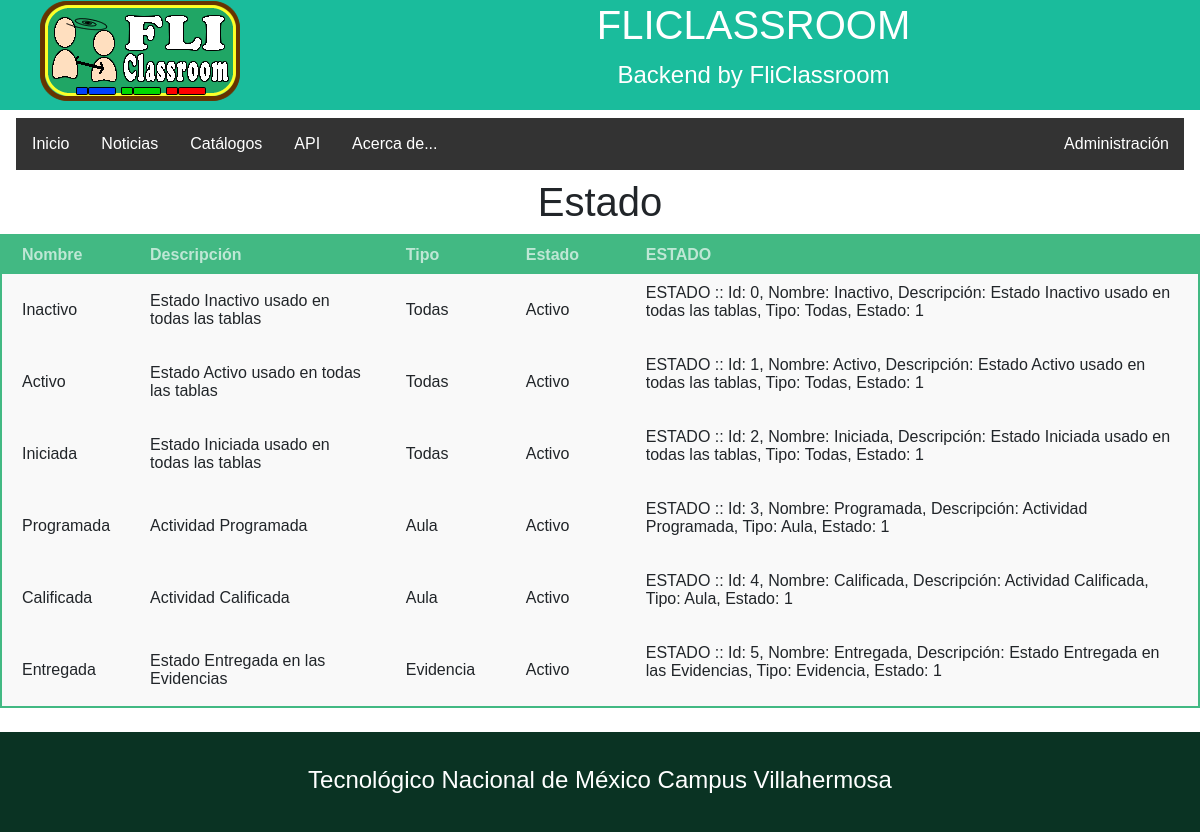
/estado/, run on the app's committed database.
### backend/models.py (models this page shows, shortened)
class Estado(models.Model):
   est_id          =models.AutoField    ("Id"          , primary_key=True, unique=True)
   est_nombre      =models.CharField    ("Nombre"      , max_length=30)
   est_descripcion =models.CharField    ("Descripción" , max_length=100)
   est_tipo        =models.CharField    ("Tipo"        , max_length=20)
   est_estado      =models.IntegerField ("Estado"      )
   est_creacion    =models.DateTimeField("Creación"    , auto_now_add=True)
   est_modificacion=models.DateTimeField("Modificación", auto_now=True)
   est_creador     =models.IntegerField ("Creador"     )
   est_modificador =models.IntegerField ("Modificador" )
   @staticmethod
   def nombre(est):
      return Estado.objects.get(est_id=est).est_nombre
   def estado(self):
      return Estado.nombre(self.est_estado)
   def __str__(self):
      return 'ESTADO :: Id: %d, Nombre: %s, Descripción: %s, Tipo: %s, Estado: %d' % (self.est_id, self.est_nombre, self.est_descripcion, self.est_tipo, self.est_estado)

### fliclassroom/views/siteView.py (the view)
# urls.py: path('estado/'                             , estado),
def estado(request):
   listado = models.Estado.objects.all
   return render(request, 'estado.html', {"titulo":"Estado", "listado":listado})

### fliclassroom/templates/site/estado.html (shortened to what this page needs)
{% extends "main.html" %}
{% block content %}
   <center>
      <h1>{{titulo}}</h1>
      <table>
         <tr>
            <th>Nombre     </th>
            <th>Descripción</th>
            <th>Tipo       </th>
            <th>Estado     </th>
            <th>ESTADO     </th>
         </tr>
         {% for lis in listado %}
            <tr>
               <td>{{lis.est_nombre}}     </td>
               <td>{{lis.est_descripcion}}</td>
               <td>{{lis.est_tipo}}       </td>
               <td>{{lis.estado}}         </td>
               <td>{{lis|linebreaks}}     </td>
            </tr>
         {% endfor %}
      </table>
   </center>
{% endblock %}

### fliclassroom/templates/layouts/main.html (shortened to what this page needs)
<html>
<head>
   {% load static %}
   <link   rel="stylesheet" href="https://maxcdn.bootstrapcdn.com/bootstrap/4.5.2/css/bootstrap.min.css">
</head>
<body>
   {% include "header.html" %}
   {% include "navbar.html" %}
   {% block content %}{% endblock %}
   {% include "footer.html" %}
</body>
</html>

### fliclassroom/templates/layouts/header.html
<div class="header">
  <div class="row">
    <div class="col-md-3">
      <img src="/media/static/fliclassroom.png" alt="">
    </div>
    <div class="col">
      <h1>FLICLASSROOM</h1>
      <p>Backend by FliClassroom</p>
    </div>
  </div>
</div>

### fliclassroom/templates/layouts/navbar.html (shortened to what this page needs)
<div class="navbar">
  <ul>
    <li><a href="/inicio"  >Inicio      </a></li>
    <li><a href="/noticias">Noticias    </a></li>
    <li class="dropdown2">
      <a href="javascript:void(0)" class="dropbtn">Catálogos</a>
    </li>
    <li class="dropdown2">
      <a href="javascript:void(0)" class="dropbtn">API</a>
    </li>
    <li><a href="/acercade">Acerca de...</a></li>
    <li><a href="/admin" style="position:absolute;float:right;right:15px;">Administración</a></li>
  </ul>
</div>

### fliclassroom/templates/layouts/footer.html
<br>
<div class="footer">
  <p>Tecnológico Nacional de México Campus Villahermosa</p>
</div>

### data on the page
Estado: est_nombre "Inactivo", est_descripcion "Estado Inactivo usado en todas las tablas", est_tipo "Todas", estado "Activo", est_id+est_nombre+est_descripcion "ESTADO :: Id: 0, Nombre: Inactivo, Descripción: Estado Inactivo usado en todas las tablas, Tipo: Todas, Estado: 1"
Estado: est_nombre "Activo", est_descripcion "Estado Activo usado en todas las tablas", est_tipo "Todas", estado "Activo", est_id+est_nombre+est_descripcion "ESTADO :: Id: 1, Nombre: Activo, Descripción: Estado Activo usado en todas las tablas, Tipo: Todas, Estado: 1"
Estado: est_nombre "Iniciada", est_descripcion "Estado Iniciada usado en todas las tablas", est_tipo "Todas", estado "Activo", est_id+est_nombre+est_descripcion "ESTADO :: Id: 2, Nombre: Iniciada, Descripción: Estado Iniciada usado en todas las tablas, Tipo: Todas, Estado: 1"
Estado: est_nombre "Programada", est_descripcion "Actividad Programada", est_tipo "Aula", estado "Activo", est_id+est_nombre+est_descripcion "ESTADO :: Id: 3, Nombre: Programada, Descripción: Actividad Programada, Tipo: Aula, Estado: 1"
Estado: est_nombre "Calificada", est_descripcion "Actividad Calificada", est_tipo "Aula", estado "Activo", est_id+est_nombre+est_descripcion "ESTADO :: Id: 4, Nombre: Calificada, Descripción: Actividad Calificada, Tipo: Aula, Estado: 1"
Estado: est_nombre "Entregada", est_descripcion "Estado Entregada en las Evidencias", est_tipo "Evidencia", estado "Activo", est_id+est_nombre+est_descripcion "ESTADO :: Id: 5, Nombre: Entregada, Descripción: Estado Entregada en las Evidencias, Tipo: Evidencia, Estado: 1"

### other printed values
{{ titulo }} "Estado"
